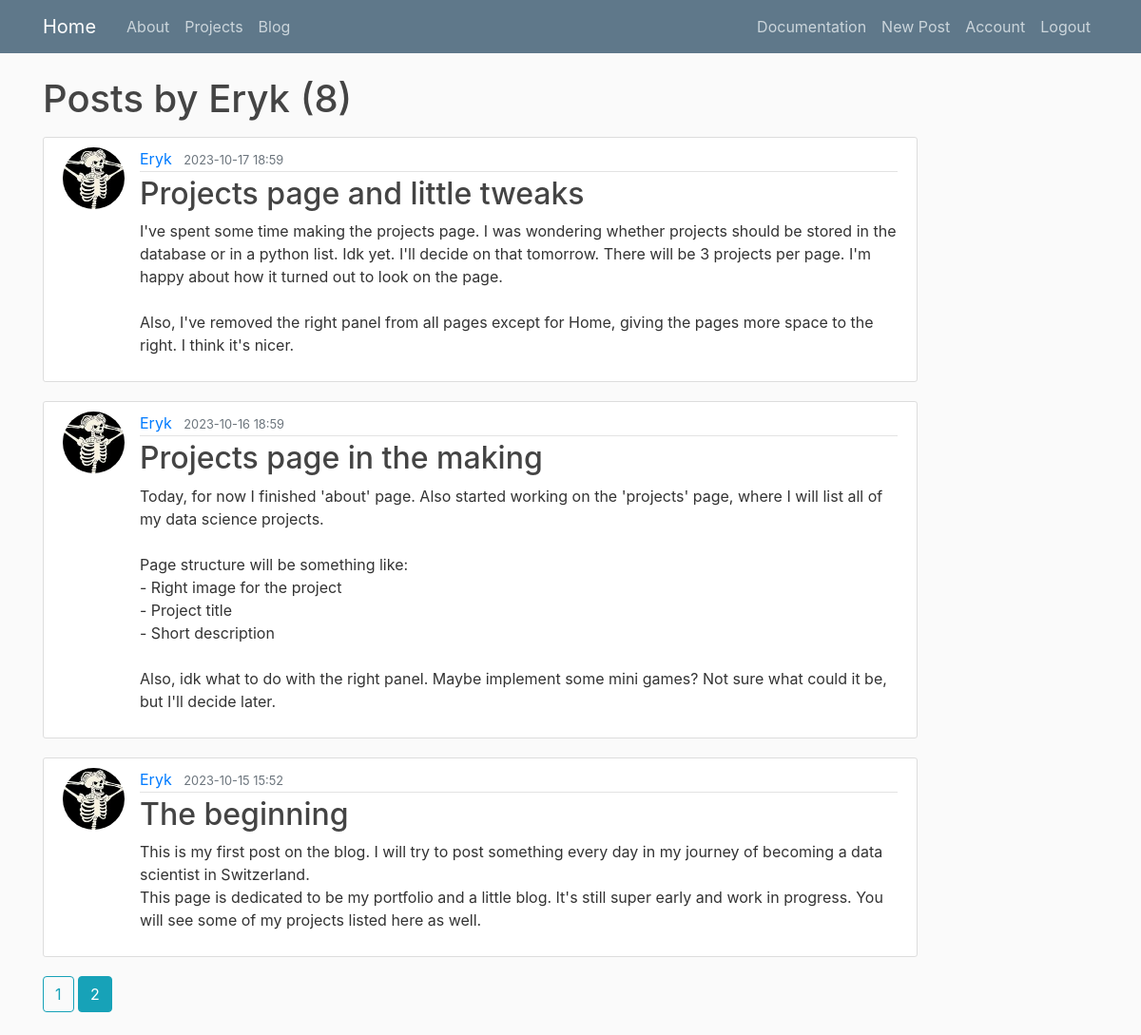
Screenshot of /user/Eryk?page=2 (signed in) with the database file from the repository.
### blog/models.py (models this page shows, shortened)
class User(db.Model, UserMixin):
    id = db.Column(db.Integer, primary_key=True)
    username = db.Column(db.String(20), unique=True, nullable=False)
    email = db.Column(db.String(120), unique=True, nullable=False)
    image_file = db.Column(db.String(20), nullable=False, default='default.jpg')
    password = db.Column(db.String(60), nullable=False)
    posts = db.relationship('Post', backref='author', lazy=True)

class Post(db.Model):
    id = db.Column(db.Integer, primary_key=True)
    title = db.Column(db.String(100), nullable=False)
    date_posted = db.Column(db.DateTime, nullable=False, default=datetime.utcnow)
    content = db.Column(db.Text, nullable=False)
    user_id = db.Column(db.Integer, db.ForeignKey('user.id'), nullable=False)

### blog/users/routes.py (the view)
@users.route("/user/<string:username>")
def user_posts(username):
	page = request.args.get('page', default=1, type=int)
	user = User.query.filter_by(username=username).first_or_404()
	posts = Post.query.filter_by(author=user).order_by(Post.date_posted.desc()).paginate(page=page, per_page=5)
	return render_template('user_posts.html', posts=posts, user=user)

### blog/models.py (called while the page is built)
@login_manager.user_loader
def load_user(user_id):
    return User.query.get(int(user_id))

### blog/templates/user_posts.html
{% extends "layout.html" %}
{% block content %}
    <h1 class="mb-3">Posts by {{ user.username }} ({{ posts.total }})</h1>
    {% for post in posts.items %}
        <article class="media content-section">
            <img class="rounded-circle article-img" src="{{ url_for('static', filename='profile_pics/' + post.author.image_file) }}">
            <div class="media-body">
                <div class="article-metadata">
                    <a class="mr-2" href="{{ url_for('users.user_posts', username=post.author.username) }}" style="text-decoration: none;">{{ post.author.username }}</a>
                    <small class="text-muted">{{ post.date_posted.strftime('%Y-%m-%d %H:%M') }}</small>
                </div>
                <h2><a class="article-title" href="{{ url_for('posts.post', post_id=post.id) }}" style="text-decoration: none;">{{ post.title }}</a></h2>
                <p class="article-content">{{ post.content }}</p>
            </div>
        </article>
    {% endfor %}
    {% for page_num in posts.iter_pages(left_edge=1, right_edge=1, left_current=1, right_current=1) %}
        {% if page_num %}
            {% if posts.page == page_num %}
                <a class="btn btn-info mb-4" href="{{ url_for('users.user_posts', username=user.username, page=page_num) }}">{{ page_num }}</a>
            {% else %}
                <a class="btn btn-outline-info mb-4" href="{{ url_for('users.user_posts', username=user.username, page=page_num) }}">{{ page_num }}</a>
            {% endif %}
        {% else %}
            ...
        {% endif %}
    {% endfor %}
{% endblock content %}

### blog/static/main.css (style rules this page uses)
body { background: #fafafa; color: #333333; margin-top: 5rem; }
h1, h2, h3, h4, h5, h6 { color: #444444; }
.content-section { background: #ffffff; padding: 10px 20px; border: 1px solid #dddddd; border-radius: 3px; margin-bottom: 20px; }
.article-title { color: #444444; }
.article-content { white-space: pre-line; }
.article-img { height: 65px; width: 65px; margin-right: 16px; }
.article-metadata { padding-bottom: 1px; margin-bottom: 4px; border-bottom: 1px solid #e3e3e3 }

### rows the page displays
User: username "Eryk"
Post: image_file (picture), author.username "Eryk", date_posted "2023-10-17 18:59", title "Projects page and little tweaks", content "I've spent some time making the projects page. I was wondering whether projects should be stored in the database or in a python list. Idk yet. I'll decide on that tomorrow. There will be 3 projects per page. I'm happy about how it turned out to look on the page. Also, I've removed the right panel from all pages except for Home, giving the pages more space to the right. I think it's nicer."
Post: image_file (picture), author.username "Eryk", date_posted "2023-10-16 18:59", title "Projects page in the making", content "Today, for now I finished 'about' page. Also started working on the 'projects' page, where I will list all of my data science projects. Page structure will be something like: - Right image for the project - Project title - Short description Also, idk what to do with the right panel. Maybe implement some mini games? Not sure what could it be, but I'll decide later."
Post: image_file (picture), author.username "Eryk", date_posted "2023-10-15 15:52", title "The beginning", content "This is my first post on the blog. I will try to post something every day in my journey of becoming a data scientist in Switzerland. This page is dedicated to be my portfolio and a little blog. It's still super early and work in progress. You will see some of my projects listed here as well."

### other values shown
{{ posts.total }} "8"
{{ page_num }} "1"
{{ page_num }} "2"
